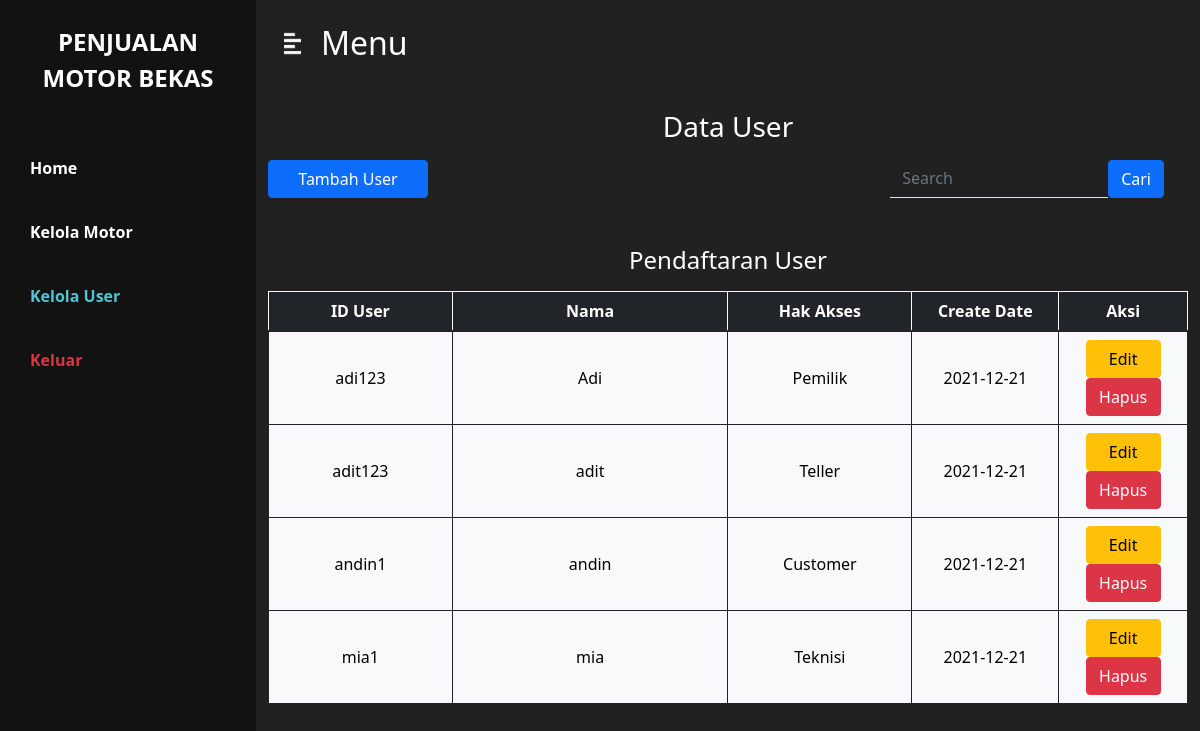
The app's page /pemilik/M_kelolaUser.php (signed in) with its own data.
### tables this page shows
CREATE TABLE `user` (
  `id_user` varchar(20) NOT NULL,
  `nama` varchar(50) NOT NULL,
  `password` varchar(32) NOT NULL,
  `hak_akses` enum('Pemilik','Teller','Teknisi','Customer') NOT NULL,
  `create_date` date NOT NULL,
  `manager` varchar(20) NOT NULL
);

### pemilik/function/kelola_User.php (called while the page is built, shortened)
<?php
    $sqlUser = "SELECT * FROM user ORDER BY create_date ASC";
    $query = mysqli_query($koneksi, $sqlUser);
?>

### pemilik/M_kelolaUser.php (the view, shortened to what this page needs)
<?php
    require 'function/session.php';
    require 'function/kelola_User.php';
?>
<html>
<head>
    <link rel="stylesheet" href="../css/bootstrap.css">
    <link rel="stylesheet" href="../css/styles.css">
</head>
<body>
    <div class="d-flex" id="wrapper">
        <div class="bg-3" id="sidebar-wrapper">
            <div class="sidebar-heading text-center py-4 warna-1 fs-4 fw-bold text-uppercase">
                Penjualan<br>Motor Bekas
            </div>
            <div class="list-group list-group-flush my-3">
                <a href="index.php" class="list-group-item list-group-item-action bg-transparent fw-bold warna-1">Home</a>
                <a href="M_identitasMotor.php" class="list-group-item list-group-item-action bg-transparent warna-1 fw-bold">Kelola Motor</a>
                <a href="M_kelolaUser.php" class="list-group-item list-group-item-action bg-transparent active-bar fw-bold">Kelola User</a>
                <a href="../logout.php" class="list-group-item list-group-item-action bg-transparent text-danger fw-bold"
                onclick="return confirm('Keluar ?')">Keluar</a>
            </div>
        </div>
        <div id="page-content-wrapper">
            <nav class="navbar navbar-expand-lg navbar-light bg-2 py-4 px-4">
                <div class="d-flex align-items-center">
                    <i class="warna-1 fs-4 me-3" id="menu-toggle"><img src="../assets/Icon/Sidebar.png" style="width: 25px; height: 25px"></i>
                    <h2 class="fs-2 m-0 warna-1">Menu</h2>
                </div>
            </nav>
            <div class="container">
                <div class="row my-4">
                    <h3 class="h3 mb-3 text-center warna-1">Data User</h3>
                    <div class="row">
                        <div class="col d-flex justify-content-start">
                            <button type="button" class="btn btn-primary mb-4" style="width: 160px;" data-bs-toggle="modal" data-bs-target="#tambahData">Tambah User</button>
                        </div>
                        <div class="col">
                            <form method="POST" class="form-group d-flex justify-content-end">
                                <input name="pencarian" class="form-control border-bottom rounded-0 shadow-none w-50" type="text" placeholder="Search" style="background: transparent; border: none; outline: hidden;color:white;">
                                <button name="searchData" type="submit" class="btn btn-primary">Cari</button>
                            </form>
                        </div>
                    </div>
                </div>
                <div class="row">
                    <h4 class="h4 warna-1 text-center mb-3">Pendaftaran User</h4>
                    <div class="table-responsive" style="max-height: 70vh;">
                    <table class="table table-bordered border-primary align-middle text-center mx-auto" style="min-width: 900px;">
                            <thead class="table-dark border-light">
                                <tr>
                                    <th style="width: 20%;">ID User</th>
                                    <th style="width: 30%;">Nama</th>
                                    <th style="width: 20%;">Hak Akses</th>
                                    <th style="width: 16%;">Create Date</th>
                                    <th style="width: 14%;">Aksi</th>
                                </tr>
                            </thead>
                            <tbody class="table-light border-dark">
                                <?php
                                    while ($row = mysqli_fetch_array($query)){?>
                                        <tr>
                                            <td><?php echo $row['id_user'] ?></td>
                                            <td><?php echo $row['nama'] ?></td>
                                            <td><?php echo $row['hak_akses'] ?></td>
                                            <td><?php echo $row['create_date'] ?></td>
                                            <td>
                                                <button type="button" class="btn btn-warning" data-bs-toggle="modal" data-bs-target="#editUser<?php echo $row['id_user'] ?>" style="width: 75px;">Edit</button>
                                                <button type="button" class="btn btn-danger" data-bs-toggle="modal" data-bs-target="#hapusUser<?php echo $row['id_user'] ?>" style="width: 75px;">Hapus</button>
                                            </td>
                                        </tr>
                                    <?php
                                    }
                                ?>
                            </tbody>
                        </table>
                    </div>
                </div>
            </div>
        </div>
    </div>
</body>
</html>

### css/styles.css (style rules this page uses)
.warna-1 { color: #fff; }
.bg-2 { background-color: #212121; }
.bg-3 { background-color: #121212; }
.active-bar { color: #51C4D3; }
#wrapper { overflow-x: hidden; background-color: #212121; }
#sidebar-wrapper { min-height: 100vh; margin-left: -16rem; -webkit-transition: margin 0.25s ease-out; -moz-transition: margin 0.25s ease-out; -o-transition: margin 0.25s ease-out; transition: margin 0.25s ease-out; }
#sidebar-wrapper .sidebar-heading { padding: 0.875rem 1.25rem; font-size: 1.2rem; }
#sidebar-wrapper .list-group { width: 16rem; }
#page-content-wrapper { min-width: 100vw; }
#menu-toggle { cursor: pointer; }
.list-group-item { border: none; padding: 20px 30px; }
@media (min-width: 768px) { #sidebar-wrapper { margin-left: 0; } }
@media (min-width: 768px) { #page-content-wrapper { min-width: 0; width: 100%; } }

### records on screen
user: id_user "adi123", nama "Adi", hak_akses "Pemilik", create_date "2021-12-21"
user: id_user "adit123", nama "adit", hak_akses "Teller", create_date "2021-12-21"
user: id_user "andin1", nama "andin", hak_akses "Customer", create_date "2021-12-21"
user: id_user "mia1", nama "mia", hak_akses "Teknisi", create_date "2021-12-21"
